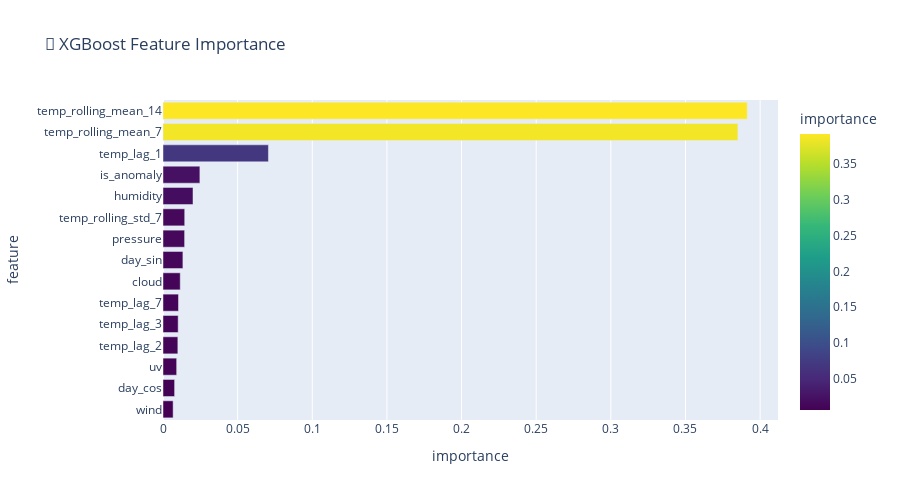

Write notebook code for a chart like this one.
### Code cell
# Feature importance
importance_df = pd.DataFrame({
    'feature': feature_cols,
    'importance': xgb_model.feature_importances_
}).sort_values('importance', ascending=True)

fig = px.bar(
    importance_df, x='importance', y='feature',
    orientation='h',
    title='🎯 XGBoost Feature Importance',
    color='importance',
    color_continuous_scale='Viridis'
)
fig.update_layout(height=500)
fig.show()

### Figure 1 — Plotly figure (JSON) as saved in the notebook; plotly's stock layout.template omitted (floating-point values rounded to 4 significant figures)
{"data": [{"hovertemplate": "importance=%{marker.color}<br>feature=%{y}<extra></extra>", "legendgroup": "", "marker": {"color": [0.006783, 0.007778, 0.00915, 0.009947, 0.01016, 0.01036, 0.01155, 0.01333, 0.01447, 0.01454, 0.0201, 0.02471, 0.07063, 0.3851, 0.3914], "coloraxis": "coloraxis", "pattern": {"shape": ""}}, "name": "", "orientation": "h", "showlegend": false, "textposition": "auto", "type": "bar", "x": [0.006783, 0.007778, 0.00915, 0.009947, 0.01016, 0.01036, 0.01155, 0.01333, 0.01447, 0.01454, 0.0201, 0.02471, 0.07063, 0.3851, 0.3914], "xaxis": "x", "y": ["wind", "day_cos", "uv", "temp_lag_2", "temp_lag_3", "temp_lag_7", "cloud", "day_sin", "pressure", "temp_rolling_std_7", "humidity", "is_anomaly", "temp_lag_1", "temp_rolling_mean_7", "temp_rolling_mean_14"], "yaxis": "y"}], "layout": {"barmode": "relative", "coloraxis": {"colorbar": {"title": {"text": "importance"}}, "colorscale": [[0, "#440154"], [0.1111, "#482878"], [0.2222, "#3e4989"], [0.3333, "#31688e"], [0.4444, "#26828e"], [0.5556, "#1f9e89"], [0.6667, "#35b779"], [0.7778, "#6ece58"], [0.8889, "#b5de2b"], [1, "#fde725"]]}, "height": 500, "legend": {"tracegroupgap": 0}, "title": {"text": "🎯 XGBoost Feature Importance"}, "xaxis": {"anchor": "y", "domain": [0, 1], "title": {"text": "importance"}}, "yaxis": {"anchor": "x", "domain": [0, 1], "title": {"text": "feature"}}}}
